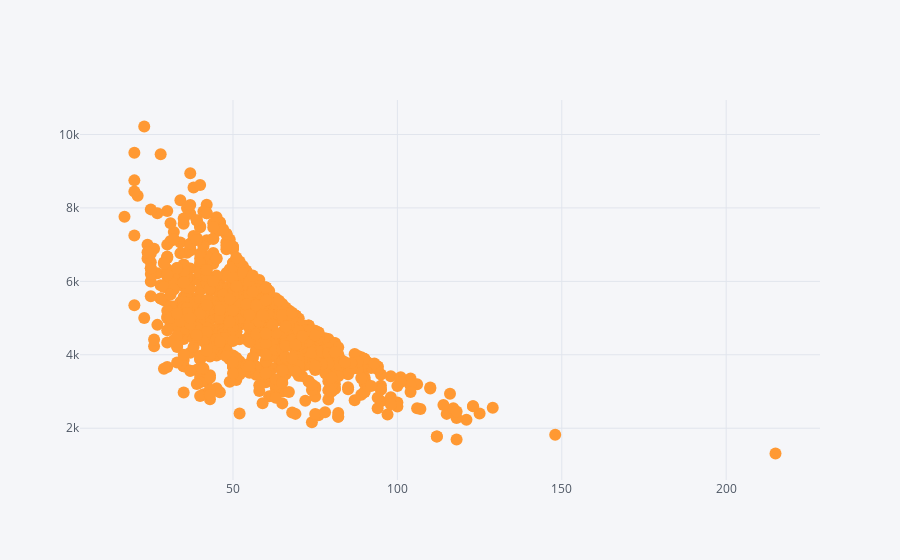

The notebook cell this image was saved under:
### Code cell
df[df['size'] < 100000].iplot(x='size', y='priceByArea', mode='markers')

### Figure 1 — Plotly figure (JSON) as saved in the notebook; plotly's stock layout.template omitted (floating-point values rounded to 4 significant figures; data arrays with more than 128 entries replaced by an {"elided": "..."} marker saying what was removed)
{"data": [{"line": {"color": "rgba(255, 153, 51, 1.0)", "dash": "solid", "shape": "linear", "width": 1.3}, "marker": {"size": 12, "symbol": "circle"}, "mode": "markers", "name": "priceByArea", "text": "", "type": "scatter", "x": {"elided": "929 int values"}, "y": {"elided": "929 int values"}}], "layout": {"legend": {"bgcolor": "#F5F6F9", "font": {"color": "#4D5663"}}, "paper_bgcolor": "#F5F6F9", "plot_bgcolor": "#F5F6F9", "title": {"font": {"color": "#4D5663"}}, "xaxis": {"gridcolor": "#E1E5ED", "showgrid": true, "tickfont": {"color": "#4D5663"}, "title": {"font": {"color": "#4D5663"}, "text": ""}, "zerolinecolor": "#E1E5ED"}, "yaxis": {"gridcolor": "#E1E5ED", "showgrid": true, "tickfont": {"color": "#4D5663"}, "title": {"font": {"color": "#4D5663"}, "text": ""}, "zerolinecolor": "#E1E5ED"}}}
